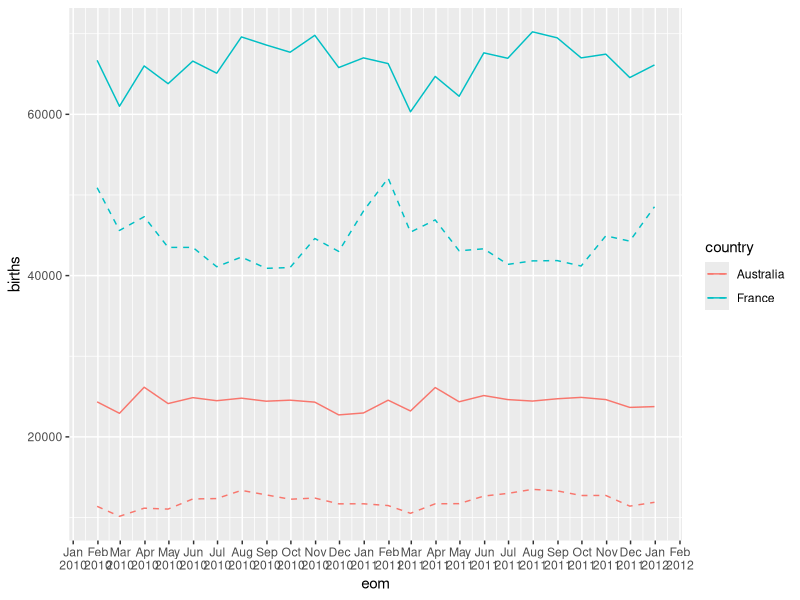

Write the R code that produced this figure.
library(tidyverse)
library(readr)

# LOAD DATA ####
un_data_long <- read_csv("un_data_long.csv")

un_data_wide <- read_csv("un_data_wide.csv")

#VIEW DATA ####
glimpse(un_data_long)
head(un_data_wide)

# Chart: wide data ####

un_data_wide %>%
  ggplot() +
  aes(x = eom) +
  geom_line(aes(y = births,
                color = country)) +
  geom_line(aes(y = deaths,
                color = country),
            linetype = "dashed") +
  scale_x_date(date_labels = "%b\n%Y",
               breaks = "month")
                  